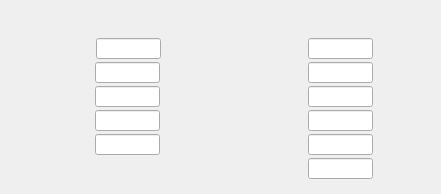
<?xml version="1.0" encoding="UTF-8"?>
<ui version="4.0">
 <class>WriteRam</class>
 <widget class="QDialog" name="WriteRam">
  <property name="geometry">
   <rect>
    <x>0</x>
    <y>0</y>
    <width>441</width>
    <height>194</height>
   </rect>
  </property>
  <property name="windowTitle">
   <string>Dialog</string>
  </property>
  <widget class="QELineEdit" name="qelineedit_4">
   <property name="geometry">
    <rect>
     <x>96</x>
     <y>38</y>
     <width>65</width>
     <height>21</height>
    </rect>
   </property>
   <property name="variable" stdset="0">
    <string>$(P):LO:SC:$(Q)-$(N):RWR:SPOSL</string>
   </property>
   <property name="variableSubstitutions" stdset="0">
    <string>P=CHA,Q=2531-1,N=2</string>
   </property>
   <property name="displayAlarmState">
    <bool>false</bool>
   </property>
  </widget>
  <widget class="QELabel" name="qelabel_74">
   <property name="geometry">
    <rect>
     <x>163</x>
     <y>90</y>
     <width>57</width>
     <height>16</height>
    </rect>
   </property>
   <property name="variable" stdset="0">
    <string>$(P):LI:$(Q)-$(N):RWR:PAGE</string>
   </property>
   <property name="variableSubstitutions" stdset="0">
    <string>P=CHA,Q=2531-1,N=2</string>
   </property>
   <property name="displayAlarmState">
    <bool>false</bool>
   </property>
  </widget>
  <widget class="QELabel" name="qelabel_72">
   <property name="geometry">
    <rect>
     <x>163</x>
     <y>66</y>
     <width>57</width>
     <height>16</height>
    </rect>
   </property>
   <property name="variable" stdset="0">
    <string>$(P):LI:$(Q)-$(N):RWR:SPOSH</string>
   </property>
   <property name="variableSubstitutions" stdset="0">
    <string>P=CHA,Q=2531-1,N=2</string>
   </property>
   <property name="displayAlarmState">
    <bool>false</bool>
   </property>
  </widget>
  <widget class="QELineEdit" name="qelineedit_10">
   <property name="geometry">
    <rect>
     <x>95</x>
     <y>62</y>
     <width>65</width>
     <height>21</height>
    </rect>
   </property>
   <property name="variable" stdset="0">
    <string>$(P):LO:SC:$(Q)-$(N):RWR:SPOSH</string>
   </property>
   <property name="variableSubstitutions" stdset="0">
    <string>P=CHA,Q=2531-1,N=2</string>
   </property>
   <property name="displayAlarmState">
    <bool>false</bool>
   </property>
  </widget>
  <widget class="QELabel" name="qelabel_70">
   <property name="geometry">
    <rect>
     <x>164</x>
     <y>42</y>
     <width>57</width>
     <height>16</height>
    </rect>
   </property>
   <property name="variable" stdset="0">
    <string>$(P):LI:$(Q)-$(N):RWR:SPOSL</string>
   </property>
   <property name="variableSubstitutions" stdset="0">
    <string>P=CHA,Q=2531-1,N=2</string>
   </property>
   <property name="displayAlarmState">
    <bool>false</bool>
   </property>
  </widget>
  <widget class="QELabel" name="qelabel_71">
   <property name="geometry">
    <rect>
     <x>4</x>
     <y>66</y>
     <width>85</width>
     <height>16</height>
    </rect>
   </property>
   <property name="alignment">
    <set>Qt::AlignRight|Qt::AlignTrailing|Qt::AlignVCenter</set>
   </property>
   <property name="variable" stdset="0">
    <string>$(P):LO:SC:$(Q)-$(N):RWR:SPOSH.DESC</string>
   </property>
   <property name="variableSubstitutions" stdset="0">
    <string>P=CHA,Q=2531-1,N=2</string>
   </property>
   <property name="displayAlarmState">
    <bool>false</bool>
   </property>
  </widget>
  <widget class="QELabel" name="qelabel_75">
   <property name="geometry">
    <rect>
     <x>4</x>
     <y>114</y>
     <width>85</width>
     <height>16</height>
    </rect>
   </property>
   <property name="alignment">
    <set>Qt::AlignRight|Qt::AlignTrailing|Qt::AlignVCenter</set>
   </property>
   <property name="variable" stdset="0">
    <string>$(P):LO:SC:$(Q)-$(N):RWR:CMND.DESC</string>
   </property>
   <property name="variableSubstitutions" stdset="0">
    <string>P=CHA,Q=2531-1,N=2</string>
   </property>
   <property name="displayAlarmState">
    <bool>false</bool>
   </property>
  </widget>
  <widget class="QELabel" name="qelabel_77">
   <property name="geometry">
    <rect>
     <x>4</x>
     <y>138</y>
     <width>85</width>
     <height>16</height>
    </rect>
   </property>
   <property name="alignment">
    <set>Qt::AlignRight|Qt::AlignTrailing|Qt::AlignVCenter</set>
   </property>
   <property name="variable" stdset="0">
    <string>$(P):LO:SC:$(Q)-$(N):RWR:CODEW.DESC</string>
   </property>
   <property name="variableSubstitutions" stdset="0">
    <string>P=CHA,Q=2531-1,N=2</string>
   </property>
   <property name="displayAlarmState">
    <bool>false</bool>
   </property>
  </widget>
  <widget class="QELineEdit" name="qelineedit_11">
   <property name="geometry">
    <rect>
     <x>95</x>
     <y>86</y>
     <width>65</width>
     <height>21</height>
    </rect>
   </property>
   <property name="variable" stdset="0">
    <string>$(P):LO:SC:$(Q)-$(N):RWR:PAGE</string>
   </property>
   <property name="variableSubstitutions" stdset="0">
    <string>P=CHA,Q=2531-1,N=2</string>
   </property>
   <property name="displayAlarmState">
    <bool>false</bool>
   </property>
  </widget>
  <widget class="QELabel" name="qelabel_69">
   <property name="geometry">
    <rect>
     <x>3</x>
     <y>42</y>
     <width>87</width>
     <height>16</height>
    </rect>
   </property>
   <property name="alignment">
    <set>Qt::AlignRight|Qt::AlignTrailing|Qt::AlignVCenter</set>
   </property>
   <property name="variable" stdset="0">
    <string>$(P):LO:SC:$(Q)-$(N):RWR:SPOSL.DESC</string>
   </property>
   <property name="variableSubstitutions" stdset="0">
    <string>P=CHA,Q=2531-1,N=2</string>
   </property>
   <property name="displayAlarmState">
    <bool>false</bool>
   </property>
  </widget>
  <widget class="QELabel" name="qelabel_78">
   <property name="geometry">
    <rect>
     <x>163</x>
     <y>138</y>
     <width>57</width>
     <height>16</height>
    </rect>
   </property>
   <property name="variable" stdset="0">
    <string>$(P):LI:$(Q)-$(N):RWR:CODEW</string>
   </property>
   <property name="variableSubstitutions" stdset="0">
    <string>P=CHA,Q=2531-1,N=2</string>
   </property>
   <property name="displayAlarmState">
    <bool>false</bool>
   </property>
  </widget>
  <widget class="QELabel" name="qelabel_73">
   <property name="geometry">
    <rect>
     <x>4</x>
     <y>90</y>
     <width>85</width>
     <height>16</height>
    </rect>
   </property>
   <property name="alignment">
    <set>Qt::AlignRight|Qt::AlignTrailing|Qt::AlignVCenter</set>
   </property>
   <property name="variable" stdset="0">
    <string>$(P):LO:SC:$(Q)-$(N):RWR:PAGE.DESC</string>
   </property>
   <property name="variableSubstitutions" stdset="0">
    <string>P=CHA,Q=2531-1,N=2</string>
   </property>
   <property name="displayAlarmState">
    <bool>false</bool>
   </property>
  </widget>
  <widget class="QELineEdit" name="qelineedit_13">
   <property name="geometry">
    <rect>
     <x>95</x>
     <y>134</y>
     <width>65</width>
     <height>21</height>
    </rect>
   </property>
   <property name="variable" stdset="0">
    <string>$(P):LO:SC:$(Q)-$(N):RWR:CODEW</string>
   </property>
   <property name="variableSubstitutions" stdset="0">
    <string>P=CHA,Q=2531-1,N=2</string>
   </property>
   <property name="displayAlarmState">
    <bool>false</bool>
   </property>
  </widget>
  <widget class="QELineEdit" name="qelineedit_12">
   <property name="geometry">
    <rect>
     <x>95</x>
     <y>110</y>
     <width>65</width>
     <height>21</height>
    </rect>
   </property>
   <property name="variable" stdset="0">
    <string>$(P):LO:SC:$(Q)-$(N):RWR:CMND</string>
   </property>
   <property name="variableSubstitutions" stdset="0">
    <string>P=CHA,Q=2531-1,N=2</string>
   </property>
   <property name="displayAlarmState">
    <bool>false</bool>
   </property>
  </widget>
  <widget class="QELabel" name="qelabel_84">
   <property name="geometry">
    <rect>
     <x>217</x>
     <y>138</y>
     <width>85</width>
     <height>16</height>
    </rect>
   </property>
   <property name="alignment">
    <set>Qt::AlignRight|Qt::AlignTrailing|Qt::AlignVCenter</set>
   </property>
   <property name="variable" stdset="0">
    <string>$(P):LO:SC:$(Q)-$(N):RWR:EACC.DESC</string>
   </property>
   <property name="variableSubstitutions" stdset="0">
    <string>P=CHA,Q=2531-1,N=2</string>
   </property>
   <property name="displayAlarmState">
    <bool>false</bool>
   </property>
  </widget>
  <widget class="QELineEdit" name="qelineedit_17">
   <property name="geometry">
    <rect>
     <x>308</x>
     <y>134</y>
     <width>65</width>
     <height>21</height>
    </rect>
   </property>
   <property name="variable" stdset="0">
    <string>$(P):LO:SC:$(Q)-$(N):RWR:EACC</string>
   </property>
   <property name="variableSubstitutions" stdset="0">
    <string>P=CHA,Q=2531-1,N=2</string>
   </property>
   <property name="displayAlarmState">
    <bool>false</bool>
   </property>
  </widget>
  <widget class="QELabel" name="qelabel_82">
   <property name="geometry">
    <rect>
     <x>217</x>
     <y>90</y>
     <width>85</width>
     <height>16</height>
    </rect>
   </property>
   <property name="alignment">
    <set>Qt::AlignRight|Qt::AlignTrailing|Qt::AlignVCenter</set>
   </property>
   <property name="variable" stdset="0">
    <string>$(P):LO:SC:$(Q)-$(N):RWR:MAXA.DESC</string>
   </property>
   <property name="variableSubstitutions" stdset="0">
    <string>P=CHA,Q=2531-1,N=2</string>
   </property>
   <property name="displayAlarmState">
    <bool>false</bool>
   </property>
  </widget>
  <widget class="QELabel" name="qelabel_83">
   <property name="geometry">
    <rect>
     <x>376</x>
     <y>90</y>
     <width>57</width>
     <height>16</height>
    </rect>
   </property>
   <property name="variable" stdset="0">
    <string>$(P):LI:$(Q)-$(N):RWR:MAXA</string>
   </property>
   <property name="variableSubstitutions" stdset="0">
    <string>P=CHA,Q=2531-1,N=2</string>
   </property>
   <property name="displayAlarmState">
    <bool>false</bool>
   </property>
  </widget>
  <widget class="QELabel" name="qelabel_80">
   <property name="geometry">
    <rect>
     <x>217</x>
     <y>66</y>
     <width>85</width>
     <height>16</height>
    </rect>
   </property>
   <property name="alignment">
    <set>Qt::AlignRight|Qt::AlignTrailing|Qt::AlignVCenter</set>
   </property>
   <property name="variable" stdset="0">
    <string>$(P):LO:SC:$(Q)-$(N):RWR:MAXV.DESC</string>
   </property>
   <property name="variableSubstitutions" stdset="0">
    <string>P=CHA,Q=2531-1,N=2</string>
   </property>
   <property name="displayAlarmState">
    <bool>false</bool>
   </property>
  </widget>
  <widget class="QELabel" name="qelabel_87">
   <property name="geometry">
    <rect>
     <x>376</x>
     <y>162</y>
     <width>57</width>
     <height>16</height>
    </rect>
   </property>
   <property name="variable" stdset="0">
    <string>$(P):LI:$(Q)-$(N):RWR:MAXD</string>
   </property>
   <property name="variableSubstitutions" stdset="0">
    <string>P=CHA,Q=2531-1,N=2</string>
   </property>
   <property name="displayAlarmState">
    <bool>false</bool>
   </property>
  </widget>
  <widget class="QELineEdit" name="qelineedit_19">
   <property name="geometry">
    <rect>
     <x>308</x>
     <y>158</y>
     <width>65</width>
     <height>21</height>
    </rect>
   </property>
   <property name="variable" stdset="0">
    <string>$(P):LO:SC:$(Q)-$(N):RWR:MAXD</string>
   </property>
   <property name="variableSubstitutions" stdset="0">
    <string>P=CHA,Q=2531-1,N=2</string>
   </property>
   <property name="displayAlarmState">
    <bool>false</bool>
   </property>
  </widget>
  <widget class="QELabel" name="qelabel_76">
   <property name="geometry">
    <rect>
     <x>376</x>
     <y>42</y>
     <width>57</width>
     <height>16</height>
    </rect>
   </property>
   <property name="variable" stdset="0">
    <string>$(P):LI:$(Q)-$(N):RWR:MINV</string>
   </property>
   <property name="variableSubstitutions" stdset="0">
    <string>P=CHA,Q=2531-1,N=2</string>
   </property>
   <property name="displayAlarmState">
    <bool>false</bool>
   </property>
  </widget>
  <widget class="QELabel" name="qelabel_79">
   <property name="geometry">
    <rect>
     <x>217</x>
     <y>42</y>
     <width>85</width>
     <height>16</height>
    </rect>
   </property>
   <property name="alignment">
    <set>Qt::AlignRight|Qt::AlignTrailing|Qt::AlignVCenter</set>
   </property>
   <property name="variable" stdset="0">
    <string>$(P):LO:SC:$(Q)-$(N):RWR:MINV.DESC</string>
   </property>
   <property name="variableSubstitutions" stdset="0">
    <string>P=CHA,Q=2531-1,N=2</string>
   </property>
   <property name="displayAlarmState">
    <bool>false</bool>
   </property>
  </widget>
  <widget class="QELabel" name="qelabel_86">
   <property name="geometry">
    <rect>
     <x>376</x>
     <y>138</y>
     <width>57</width>
     <height>16</height>
    </rect>
   </property>
   <property name="variable" stdset="0">
    <string>$(P):LI:$(Q)-$(N):RWR:EACC</string>
   </property>
   <property name="variableSubstitutions" stdset="0">
    <string>P=CHA,Q=2531-1,N=2</string>
   </property>
   <property name="displayAlarmState">
    <bool>false</bool>
   </property>
  </widget>
  <widget class="QELineEdit" name="qelineedit_14">
   <property name="geometry">
    <rect>
     <x>308</x>
     <y>38</y>
     <width>65</width>
     <height>21</height>
    </rect>
   </property>
   <property name="variable" stdset="0">
    <string>$(P):LO:SC:$(Q)-$(N):RWR:MINV</string>
   </property>
   <property name="variableSubstitutions" stdset="0">
    <string>P=CHA,Q=2531-1,N=2</string>
   </property>
   <property name="displayAlarmState">
    <bool>false</bool>
   </property>
  </widget>
  <widget class="QELineEdit" name="qelineedit_18">
   <property name="geometry">
    <rect>
     <x>308</x>
     <y>110</y>
     <width>65</width>
     <height>21</height>
    </rect>
   </property>
   <property name="variable" stdset="0">
    <string>$(P):LO:SC:$(Q)-$(N):RWR:LANTH</string>
   </property>
   <property name="variableSubstitutions" stdset="0">
    <string>P=CHA,Q=2531-1,N=2</string>
   </property>
   <property name="displayAlarmState">
    <bool>false</bool>
   </property>
  </widget>
  <widget class="QELineEdit" name="qelineedit_15">
   <property name="geometry">
    <rect>
     <x>308</x>
     <y>62</y>
     <width>65</width>
     <height>21</height>
    </rect>
   </property>
   <property name="variable" stdset="0">
    <string>$(P):LO:SC:$(Q)-$(N):RWR:MAXV</string>
   </property>
   <property name="variableSubstitutions" stdset="0">
    <string>P=CHA,Q=2531-1,N=2</string>
   </property>
   <property name="displayAlarmState">
    <bool>false</bool>
   </property>
  </widget>
  <widget class="QELabel" name="qelabel_88">
   <property name="geometry">
    <rect>
     <x>217</x>
     <y>162</y>
     <width>85</width>
     <height>16</height>
    </rect>
   </property>
   <property name="alignment">
    <set>Qt::AlignRight|Qt::AlignTrailing|Qt::AlignVCenter</set>
   </property>
   <property name="variable" stdset="0">
    <string>$(P):LO:SC:$(Q)-$(N):RWR:MAXD.DESC</string>
   </property>
   <property name="variableSubstitutions" stdset="0">
    <string>P=CHA,Q=2531-1,N=2</string>
   </property>
   <property name="displayAlarmState">
    <bool>false</bool>
   </property>
  </widget>
  <widget class="QELabel" name="qelabel_81">
   <property name="geometry">
    <rect>
     <x>376</x>
     <y>66</y>
     <width>57</width>
     <height>16</height>
    </rect>
   </property>
   <property name="variable" stdset="0">
    <string>$(P):LI:$(Q)-$(N):RWR:MAXV</string>
   </property>
   <property name="variableSubstitutions" stdset="0">
    <string>P=CHA,Q=2531-1,N=2</string>
   </property>
   <property name="displayAlarmState">
    <bool>false</bool>
   </property>
  </widget>
  <widget class="QELineEdit" name="qelineedit_16">
   <property name="geometry">
    <rect>
     <x>308</x>
     <y>86</y>
     <width>65</width>
     <height>21</height>
    </rect>
   </property>
   <property name="variable" stdset="0">
    <string>$(P):LO:SC:$(Q)-$(N):RWR:MAXA</string>
   </property>
   <property name="variableSubstitutions" stdset="0">
    <string>P=CHA,Q=2531-1,N=2</string>
   </property>
   <property name="displayAlarmState">
    <bool>false</bool>
   </property>
  </widget>
  <widget class="QELabel" name="qelabel_85">
   <property name="geometry">
    <rect>
     <x>217</x>
     <y>114</y>
     <width>85</width>
     <height>16</height>
    </rect>
   </property>
   <property name="alignment">
    <set>Qt::AlignRight|Qt::AlignTrailing|Qt::AlignVCenter</set>
   </property>
   <property name="variable" stdset="0">
    <string>$(P):LO:SC:$(Q)-$(N):RWR:LANTH.DESC</string>
   </property>
   <property name="variableSubstitutions" stdset="0">
    <string>P=CHA,Q=2531-1,N=2</string>
   </property>
   <property name="displayAlarmState">
    <bool>false</bool>
   </property>
  </widget>
  <widget class="QELabel" name="qelabel_89">
   <property name="geometry">
    <rect>
     <x>376</x>
     <y>114</y>
     <width>57</width>
     <height>16</height>
    </rect>
   </property>
   <property name="variable" stdset="0">
    <string>$(P):LI:$(Q)-$(N):RWR:LANTH</string>
   </property>
   <property name="variableSubstitutions" stdset="0">
    <string>P=CHA,Q=2531-1,N=2</string>
   </property>
   <property name="displayAlarmState">
    <bool>false</bool>
   </property>
  </widget>
  <widget class="QELabel" name="qelabel">
   <property name="geometry">
    <rect>
     <x>22</x>
     <y>8</y>
     <width>81</width>
     <height>16</height>
    </rect>
   </property>
   <property name="font">
    <font>
     <pointsize>12</pointsize>
    </font>
   </property>
   <property name="variable" stdset="0">
    <string>$(P):LI:$(Q)-$(N):DATA.DESC</string>
   </property>
   <property name="variableSubstitutions" stdset="0">
    <string>P=CHA,Q=2531-1,N=2</string>
   </property>
   <property name="displayAlarmState">
    <bool>false</bool>
   </property>
  </widget>
 </widget>
 <customwidgets>
  <customwidget>
   <class>QELabel</class>
   <extends>QLabel</extends>
   <header>QELabel.h</header>
  </customwidget>
  <customwidget>
   <class>QELineEdit</class>
   <extends>QLineEdit</extends>
   <header>QELineEdit.h</header>
  </customwidget>
 </customwidgets>
 <resources/>
 <connections/>
</ui>
